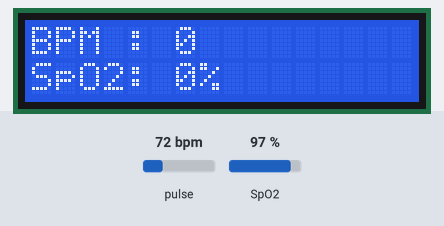
Bench run of a sketch on a simulated STM32 Blue Pill. On the bench: 16×2 character LCD. The inputs (shaded band) are chosen by the test bench; at power-on: pulse 72 bpm, SpO2 97 %.

Above: at 1.6 s.
1.7 s: pulse set to 42 bpm
At 5.2 s:
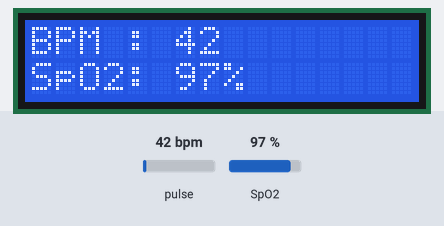
5.5 s: SpO2 set to 80 %
At 7.2 s:
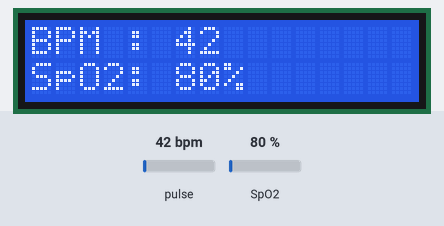
7.5 s: pulse set to 70 bpm
At 9.2 s:
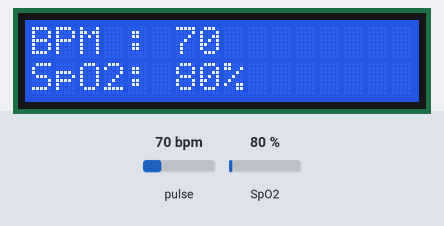
9.5 s: SpO2 set to 85 %
At 11.1 s:
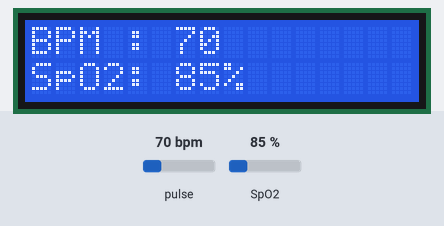
Timing chart, 0 to 12.5 s (numbered marks = the images above; inputs shaded):
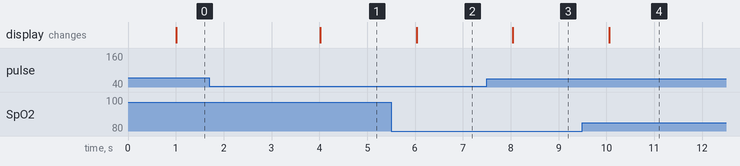

Measured:
- after the input at 1.7 s, the display: changes after 2.3 s (image 1)
- after the input at 5.5 s, the display: changes after 0.53 s (image 2)
- after the input at 7.5 s, the display: changes after 0.54 s (image 3)
- after the input at 9.5 s, the display: changes after 0.56 s (image 4)

The sketch:

stm-max30100-lcd.ino
```cpp
#include <Wire.h>
#include <LiquidCrystal.h>
#include "MAX30100_PulseOximeter.h"

const uint32_t REPORTING_PERIOD_MS = 1000;  // Chu kỳ cập nhật LCD và Serial, đơn vị ms.

const int LCD_RS = PB12;
const int LCD_EN = PB14;
const int LCD_D4 = PB15;
const int LCD_D5 = PA8;
const int LCD_D6 = PA9;
const int LCD_D7 = PA10;

LiquidCrystal lcd(LCD_RS, LCD_EN, LCD_D4, LCD_D5, LCD_D6, LCD_D7);
PulseOximeter pox;

uint32_t tsLastReport = 0;

void onBeatDetected()
{
  Serial1.println("Phat hien nhip tim");
}

void setup()
{
  Serial1.begin(115200);
  Serial1.println("Khoi dong mach do nhip tim va SpO2");

  lcd.begin(16, 2);
  lcd.setCursor(0, 0);
  lcd.print("Do nhip tim");
  lcd.setCursor(0, 1);
  lcd.print("Dang khoi dong");

  if (!pox.begin()) {
    Serial1.println("FAILED: kiem tra I2C, nguon va module MAX30100/MAX30102");
    lcd.clear();
    lcd.setCursor(0, 0);
    lcd.print("Cam bien loi");
    lcd.setCursor(0, 1);
    lcd.print("Kiem tra I2C");

    for (;;) {
      delay(1000);
    }
  }

  Serial1.println("SUCCESS: cam bien san sang");
  pox.setIRLedCurrent(MAX30100_LED_CURR_7_6MA);

  pox.setOnBeatDetectedCallback(onBeatDetected);

  lcd.clear();
  lcd.setCursor(0, 0);
  lcd.print("San sang do");
}

void loop()
{
  pox.update();

  if (millis() - tsLastReport > REPORTING_PERIOD_MS) {
    const float heartRate = pox.getHeartRate();
    const uint8_t spo2 = pox.getSpO2();

    lcd.clear();
    lcd.setCursor(0, 0);
    lcd.print("BPM : ");
    lcd.print(heartRate, 0);

    lcd.setCursor(0, 1);
    lcd.print("SpO2: ");
    lcd.print(spo2);
    lcd.print("%");

    Serial1.print("BPM=");
    Serial1.print(heartRate, 1);
    Serial1.print(" | SpO2=");
    Serial1.print(spo2);
    Serial1.println("%");

    tsLastReport = millis();
  }
}
```
